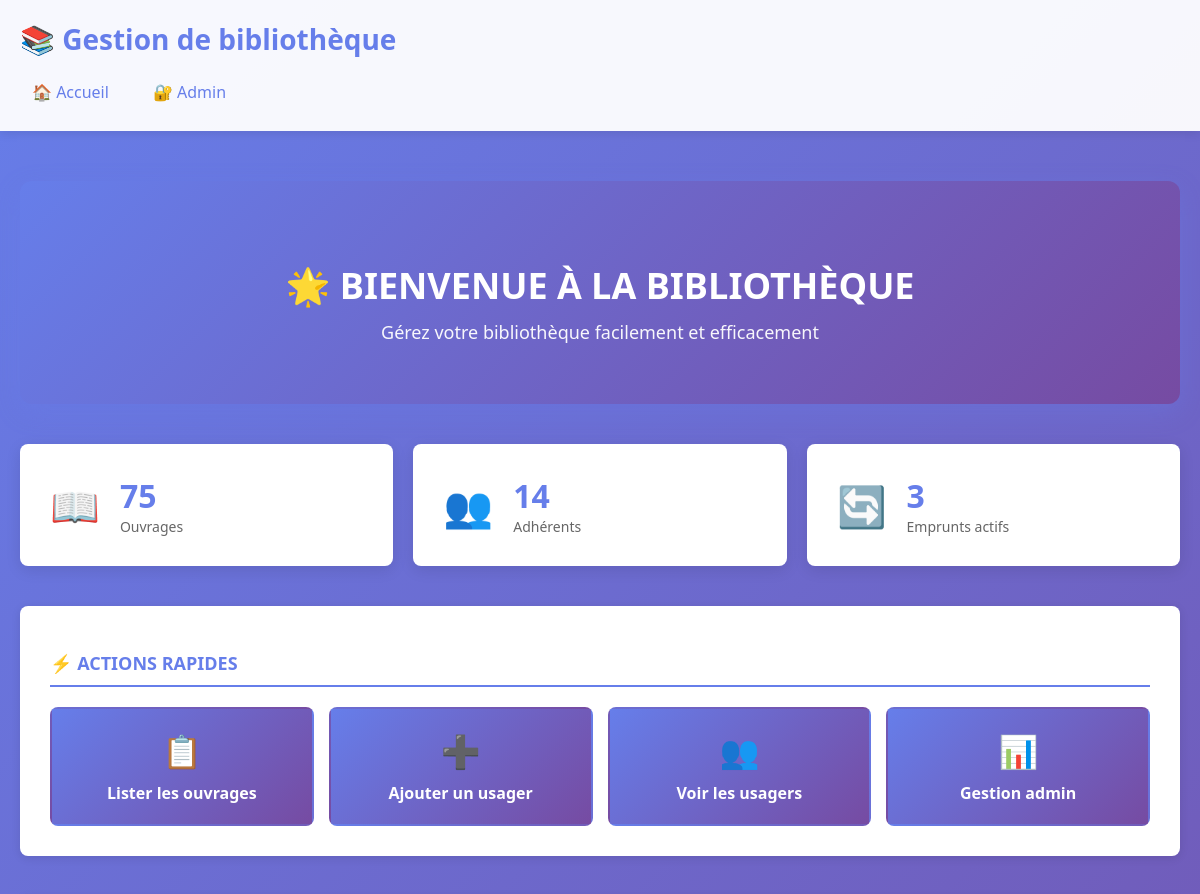
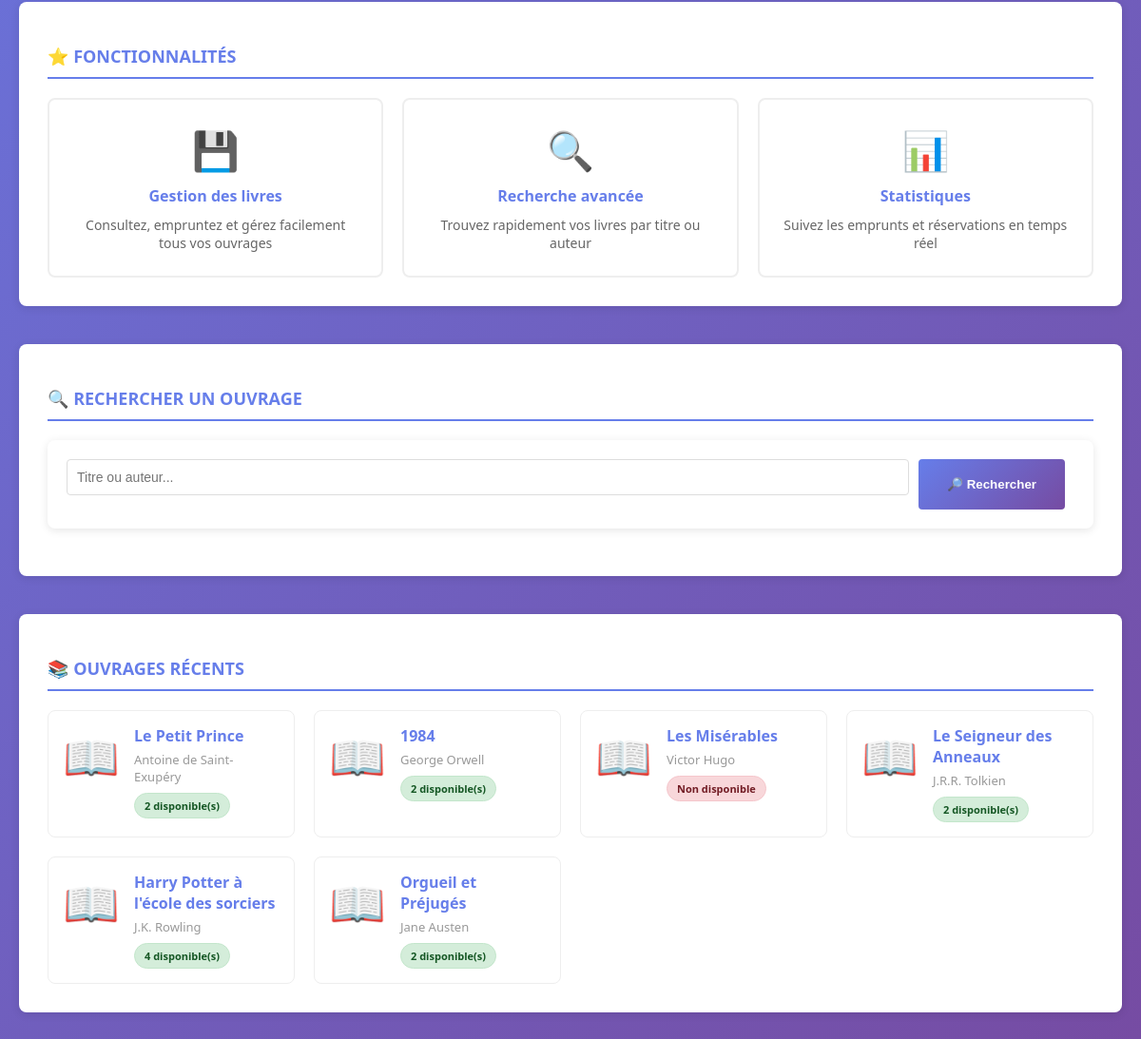
The page / on the database its author committed (2 pictures, top to bottom).
### models.py (models this page shows)
class Book(db.Model):
    id = db.Column(db.Integer, primary_key=True)
    title = db.Column(db.String(250), nullable=False)
    author = db.Column(db.String(200))
    total_copies = db.Column(db.Integer, default=1)
    loans = db.relationship('Loan', backref='book', lazy=True)
    reservations = db.relationship('Reservation', backref='book', lazy=True)
    def available_copies(self):
        borrowed = Loan.query.filter_by(book_id=self.id, returned=False).count()
        return max(0, self.total_copies - borrowed)

### app.py (the view)
@app.route('/')
def index():
    books = Book.query.all()
    total_books = Book.query.count()
    total_users = User.query.count()
    active_loans = Loan.query.filter_by(returned=False).count()
    return render_template('index.html',
                         books=books,
                         total_books=total_books,
                         total_users=total_users,
                         active_loans=active_loans)

### templates/index.html (shortened to what this page needs)
{% extends 'layout.html' %}
{% block content %}
<div class="index-container">
  <section class="hero">
    <div class="hero-content">
      <h2 class="hero-title">🌟 BIENVENUE À LA BIBLIOTHÈQUE</h2>
      <p class="hero-subtitle">Gérez votre bibliothèque facilement et efficacement</p>
    </div>
  </section>
  <section class="stats-cards">
    <div class="stat-item">
      <div class="stat-icon">📖</div>
      <div class="stat-body">
        <div class="stat-value" id="stat-books">{{ total_books }}</div>
        <div class="stat-name">Ouvrages</div>
      </div>
    </div>
    <div class="stat-item">
      <div class="stat-icon">👥</div>
      <div class="stat-body">
        <div class="stat-value" id="stat-users">{{ total_users }}</div>
        <div class="stat-name">Adhérents</div>
      </div>
    </div>
    <div class="stat-item">
      <div class="stat-icon">🔄</div>
      <div class="stat-body">
        <div class="stat-value" id="stat-loans">{{ active_loans }}</div>
        <div class="stat-name">Emprunts actifs</div>
      </div>
    </div>
  </section>
  <section class="quick-actions">
    <h3>⚡ ACTIONS RAPIDES</h3>
    <div class="actions-grid">
      <a href="/books" class="action-btn">
        <span class="action-icon">📋</span>
        <span class="action-text">Lister les ouvrages</span>
      </a>
      <a href="/register" class="action-btn">
        <span class="action-icon">➕</span>
        <span class="action-text">Ajouter un usager</span>
      </a>
      <a href="/users" class="action-btn">
        <span class="action-icon">👥</span>
        <span class="action-text">Voir les usagers</span>
      </a>
      <a href="/admin" class="action-btn">
        <span class="action-icon">📊</span>
        <span class="action-text">Gestion admin</span>
      </a>
    </div>
  </section>
  <section class="features">
    <h3>⭐ FONCTIONNALITÉS</h3>
    <div class="features-grid">
      <div class="feature-box">
        <div class="feature-icon">💾</div>
        <h4>Gestion des livres</h4>
        <p>Consultez, empruntez et gérez facilement tous vos ouvrages</p>
      </div>
      <div class="feature-box">
        <div class="feature-icon">🔍</div>
        <h4>Recherche avancée</h4>
        <p>Trouvez rapidement vos livres par titre ou auteur</p>
      </div>
      <div class="feature-box">
        <div class="feature-icon">📊</div>
        <h4>Statistiques</h4>
        <p>Suivez les emprunts et réservations en temps réel</p>
      </div>
    </div>
  </section>
  <section class="search-section">
    <h3>🔍 RECHERCHER UN OUVRAGE</h3>
    <form method="get" action="/search" class="search-form">
      <input type="text" name="q" class="search-input" placeholder="Titre ou auteur..." required>
      <button type="submit" class="search-btn">🔎 Rechercher</button>
    </form>
  </section>
  <section class="recent-books">
    <h3>📚 OUVRAGES RÉCENTS</h3>
    <div class="books-list" id="books-container">
      {% if books %}
        {% for b in books[:6] %}
        <div class="book-card">
          <div class="book-cover">📖</div>
          <div class="book-info">
            <h4><a href="{{ url_for('book_detail', book_id=b.id) }}">{{ b.title }}</a></h4>
            <p class="author">{{ b.author }}</p>
            <p class="availability">
              {% if b.available_copies() > 0 %}
                <span class="badge success">{{ b.available_copies() }} disponible(s)</span>
              {% else %}
                <span class="badge danger">Non disponible</span>
              {% endif %}
            </p>
          </div>
        </div>
        {% endfor %}
      {% endif %}
    </div>
  </section>
</div>
{% endblock %}

### templates/layout.html (shortened to what this page needs)
<!doctype html>
<html lang="fr">
  <head>
    <link rel="stylesheet" href="/static/style.css">
  </head>
  <body>
    <header>
      <h1>📚 Gestion de bibliothèque</h1>
      <nav>
        <a href="/">🏠 Accueil</a>
        {% if session.get('admin') %}
          <a href="/books">📖 Ouvrages</a>
          <a href="/users">👥 Usagers</a>
          <a href="/reservations">🔖 Réservations</a>
          <a href="/add_book">➕ Ajouter livre</a>
          <a href="/register">📝 Inscription</a>
          <a href="/admin">⚙️ Administration</a>
          <a href="/admin/logout" class="nav-logout">🔓 Déconnexion</a>
        {% else %}
          <a href="/admin/login" class="nav-login">🔐 Admin</a>
        {% endif %}
      </nav>
    </header>
    <main>
      {% block content %}{% endblock %}
    </main>
  </body>
</html>

### rows shown on the page
Book: title "Le Petit Prince", author "Antoine de Saint-Exupéry", available_copies "2"
Book: title "1984", author "George Orwell", available_copies "2"
Book: title "Les Misérables", author "Victor Hugo", total_copies "Non disponible"
Book: title "Le Seigneur des Anneaux", author "J.R.R. Tolkien", available_copies "2"
Book: title "Harry Potter à l'école des sorciers", author "J.K. Rowling", available_copies "4"
Book: title "Orgueil et Préjugés", author "Jane Austen", available_copies "2"

### other values the page prints
{{ total_books }} "75"
{{ total_users }} "14"
{{ active_loans }} "3"
